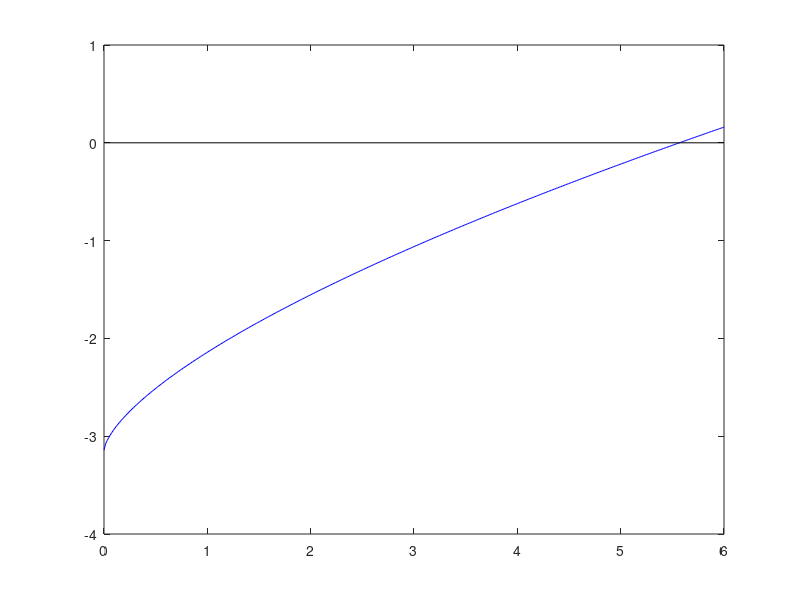

This chart was generated by the following MATLAB code:
%%%%%%%%%%%%%%%%%%%%%%%%%%%%%%%%%%%%%%%%%%%%%%%%%%%%%%%
%                 Bisection Method                    %
%%%%%%%%%%%%%%%%%%%%%%%%%%%%%%%%%%%%%%%%%%%%%%%%%%%%%%%
%{

The bisection method is one of the simplest algorithms 
fo finding roots of non-linear equations. It works by 
creating successively smaller and smaller intervals which 
contain the root of the equation.

Algorithm
~~~~~~~~~

- Choose a and b so that f(a) > 0 and f(b) < 0
- Set n = 0, define x_o = a and choose error level ε > 0
- Begin Iterations:

    1. n = n+1 
    2. x_n = (a+b)/2
    3. if |f(xn)| < ε, STOP
    4. if|f(xn)|>0,then a = x_n 
    5. if|f(xn)|<0,then b = x_n

- Loop

Q.
Write a MATLAB code which uses the bisection method 
to solve f(x) = π where f(x) = x2/3 for 0 ≤ x.
Suppose we have a tolerance of the form ε = 10−n, 
determine the value of n which gives an approximation 
accurate to 6 decimal places (6DP). 

In other words what value of n results a difference from
5.568328 of a value less than 1e-7. (6DP).

%}
clc, close all;

g=@(x)(x.^(2/3)-pi); % This will be our g(x) = f(x) - pi = 0
x=linspace(0,6,400); % 400 points from 0 to 6
figure(1), plot(x, g(x),'b',[0 6], [0 0],'k')


%%%a)- termination condition |f(xn)| < ε is used 

i = 1;
a = 4.5;
b = 6;
e = 5;
tol = 10^(-e);
x_n = a;
n = 0;
max_iter = 1000;

while (i < max_iter)
   n = n+1; % Increment
   x_n = (a+b)/2; % Find Bisection
   func_val = g(x_n); % Determine Value at x_n
   
   if (abs(func_val) < tol)
       n_str=['x_' num2str(n)];
       disp([n_str ', f(' n_str ') = ' num2str(abs(x_n-5.568328)) ', ' num2str(g(x_n))])
       break
   end
   
   if(func_val * g(a) > 0)
       a = x_n;
   else
       b = x_n; 
   end
     
   n_str=['x_' num2str(n)];
   disp([n_str ', f(' n_str ') = ' num2str(abs(x_n-5.568328)) ', ' num2str(g(x_n))])
  
end

% 14 Iterations


%%%b)- termination condition |xn − xn−1| < ε


i = 1;
a = 4.5;
b = 6;
e = 6;
tol = 10^(-e);
x_n = a;
x_prev = 0;
n = 0;
max_iter = 1000;

while (i < max_iter)
   n = n+1; % Increment
   x_prev = x_n; % Set previous
   x_n = (a+b)/2; % Find Bisection
   func_val = g(x_n); % Determine Value at x_n
   
   if (abs(x_n - x_prev)< tol && n ~= 1)
       n_str=['x_' num2str(n)];
       disp([n_str ', f(' n_str ') = ' num2str(abs(x_n-5.568328)) ', ' num2str(g(x_n))])       
       break
   end
   
   if(func_val * g(a) > 0)
       a = x_n;
   else
       b = x_n; 
   end
   
   n_str=['x_' num2str(n)];
   disp([n_str ', f(' n_str ') = ' num2str(abs(x_n-5.568328)) ', ' num2str(g(x_n))])
  
end

% 20 Iterations


%%%c)- termination condition |b-a| < ε


i = 1;
a = 4.5;
b = 6;
e = 6;
tol = 10^(-e);
x_n = a;
x_prev = 0;
n = 0;
max_iter = 1000;

while (i < max_iter)
   n = n+1; % Increment
   x_n = (a+b)/2; % Find Bisection
   func_val = g(x_n); % Determine Value at x_n
   
   if (abs(b-a)< tol && n ~= 1)
       n_str=['x_' num2str(n)];
       disp([n_str ', f(' n_str ') = ' num2str(abs(x_n-5.568328)) ', ' num2str(g(x_n))])       
       break
   end
   
   if(func_val * g(a) > 0)
       a = x_n;
   else
       b = x_n; 
   end
   
   n_str=['x_' num2str(n)];
   disp([n_str ', f(' n_str ') = ' num2str(abs(x_n-5.568328)) ', ' num2str(g(x_n))])
  
end

% 20 Iterations


%%%%%
% The standard termination conditon, |f(x_n)| < tol, required n=5 whereas
% the other two conditions required n=6. 
% Either of the other 2 termination conditions are more useful for ensuring
% the accuracy. Both |x_n-x_{n-1}| <tol and |b-a|<tol, are ensuring that
% modifications to the approximation are at a scale less than tol. So if
% n = 6 then tol = 10^{-6} means xn is simply changing at a level less than
% 10^{-6} which is the 6th decimal place so we have 6DP accuracy. 



